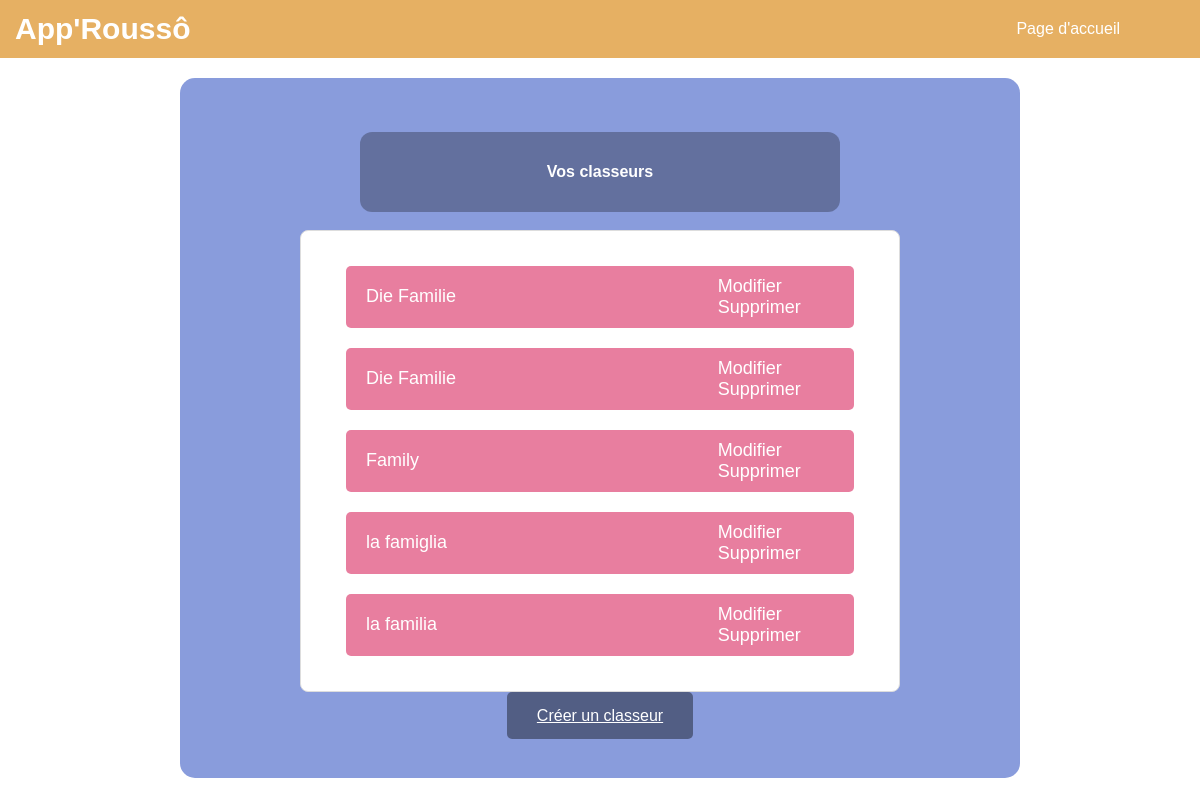
Before: /classeurs/ (signed in) with the older database file.
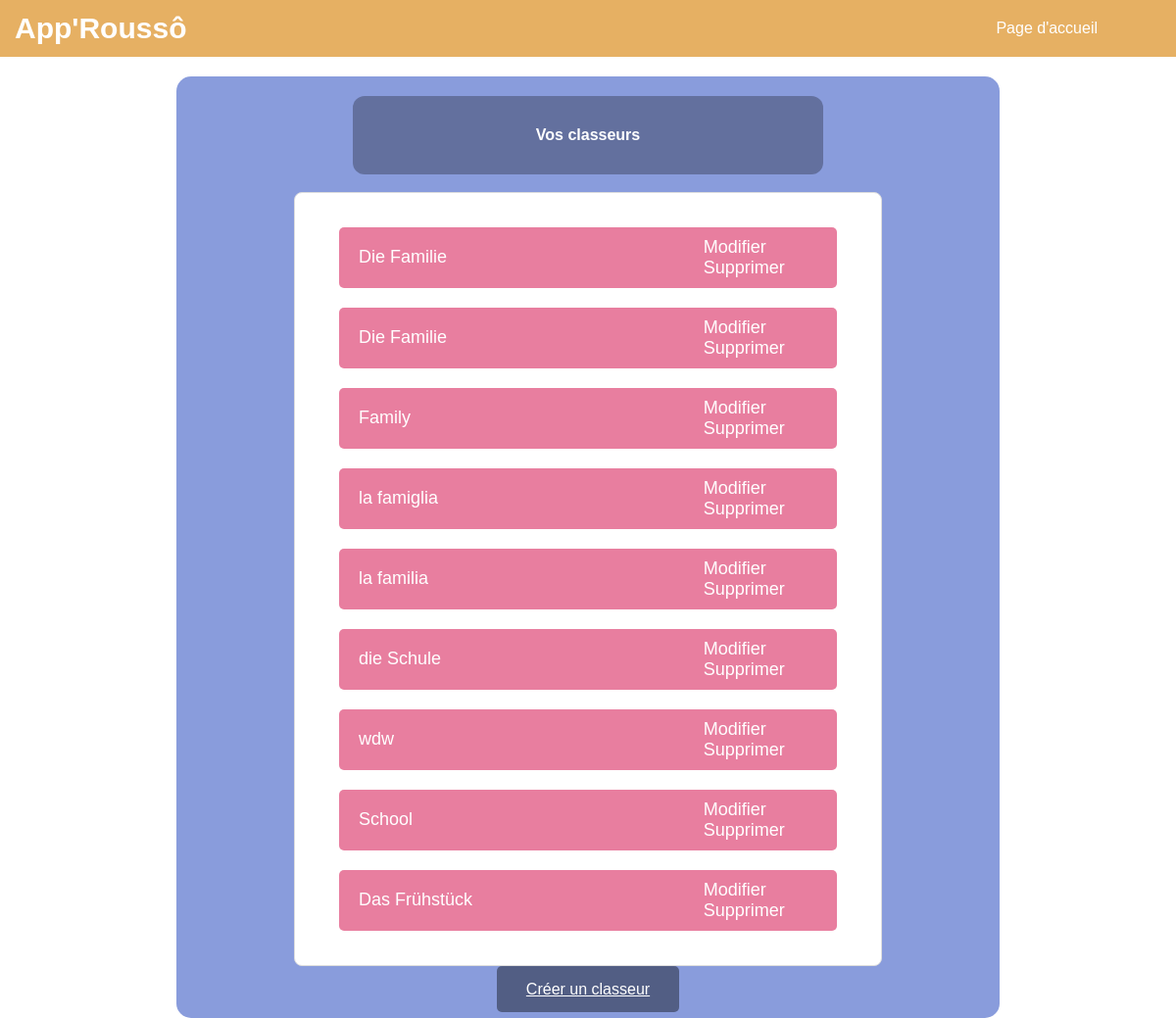
After: the same page with the newer database file.
### cards/models.py (models this page shows, shortened)
class Classeur(models.Model):
    LANGUAGES = [
        ('DE', 'Allemand'),
        ('IT', 'Italien'),
        ('ES', 'Espagnol'),
        ('EN', 'Anglais')
    ]
    name = models.CharField(max_length=200, null=False)
    user = models.ForeignKey(User, on_delete=models.CASCADE)  # Classeur asso. avec un utilisateur
    public = models.BooleanField(default=False)
    category = models.CharField(max_length=2, choices=LANGUAGES, default='FR')  # Catégorie / Langue

### cards/views.py (the view)
# urls.py: path('classeurs/', views.classeur_list, name='classeur_list'),
@login_required
def classeur_list(request):
    if not request.user.is_authenticated:
        return redirect('login')  # Redirect to the login page or handle it as needed
    classeurs = Classeur.objects.filter(user=request.user)
    return render(request, 'cards/classeur_list.html', {'classeurs': classeurs})

### cards/templates/cards/classeur_list.html (shortened to what this page needs)
<!DOCTYPE html>
<html lang="en">
{% load static %}
<head>
    <link rel="stylesheet" href="https://cdn.simplecss.org/simple.min.css">
    <link rel="stylesheet" href="{% static 'css/styles_classeur_liste.css' %}">
</head>
<body>
    <nav>
        <h1>App'Roussô</h1>
        <ul>
            <li><a href="{% url 'welcome' %}">Page d'accueil</a></li>
        </ul>
    </nav>
    {% block content %}
    <div class="container">
        <div class="box-classeur">
            <div class="title-existant">
                <h4>Vos classeurs</h4>
            </div>
            <br>
            {% if classeurs %}
                <ul class="classeur-list">
                    {% for classeur in classeurs %}
                        <li class="classeur-item">
                            <a href="{% url 'classeur_detail' classeur.pk %}" class="classeur-link">
                                    <span class="classeur-title">{{ classeur.name }}</span>
                            </a>
                            <div class="classeur-actions">
                                <a href="{% url 'classeur-edit' classeur.pk %}" class="action-link">Modifier</a>
                                <a href="{% url 'classeur_delete' classeur.pk %}" class="action-link">Supprimer</a>
                            </div>
                        </li>
                    {% endfor %}
                </ul>
            {% else %}
                <p>Aucun classeur trouvé.</p>
            {% endif %}
            <div class="buttons">
                <a href="{% url 'classeur_create' %}" class="button">Créer un classeur</a>
            </div>
        </div>
    </div>
    {% endblock %}
</body>
</html>

Changed rows visible on the page:
added Classeur: name "die Schule"
added Classeur: name "wdw"
added Classeur: name "School"
added Classeur: name "Das Frühstück"
